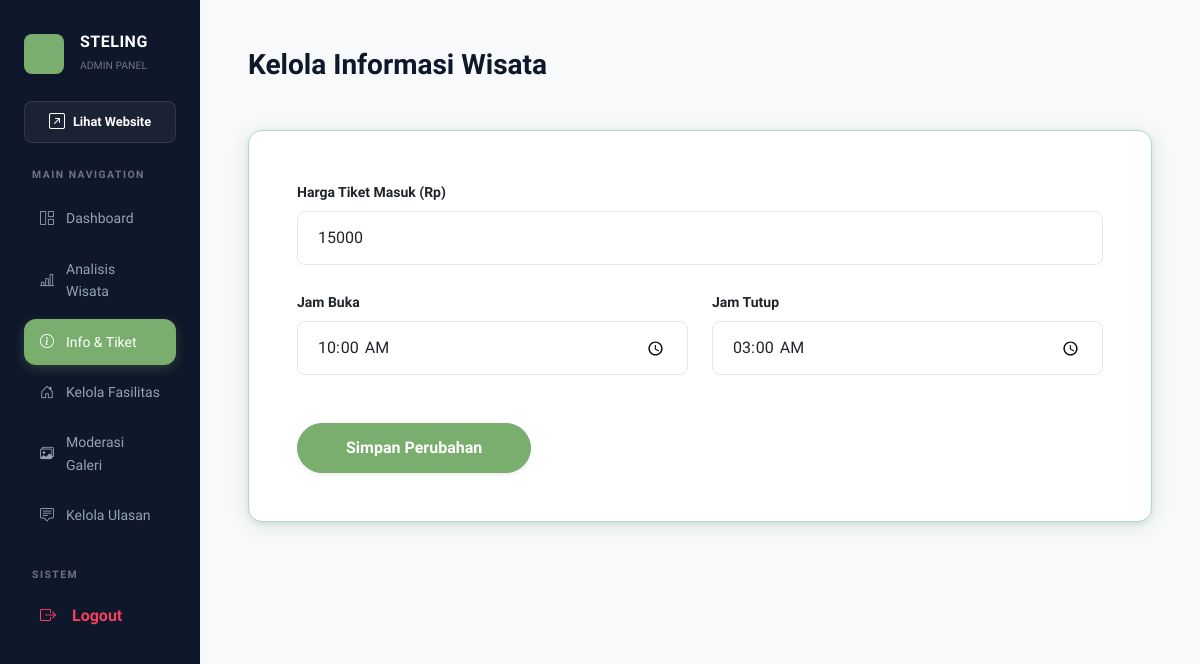
Before: /views/admin/kelola_informasi.php (signed in) with the older database file.
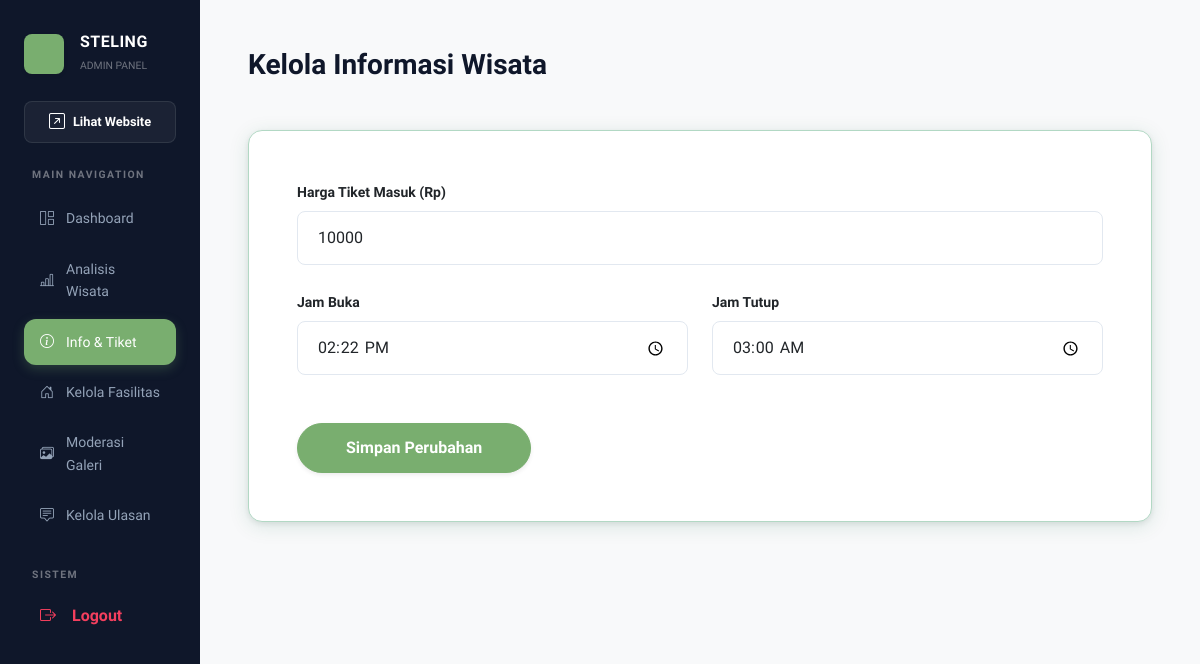
After: the same page with the newer database file.
### tables this page shows
CREATE TABLE `tb_informasi` (
  `id_info` int NOT NULL,
  `harga_tiket` int NOT NULL,
  `jam_buka` time NOT NULL,
  `jam_tutup` time NOT NULL,
  `deskripsi` text,
  `tata_tertib` text
);

### views/admin/kelola_informasi.php (the view, shortened to what this page needs)
<?php
include '../../config/koneksi.php';
$data = mysqli_fetch_assoc(mysqli_query($koneksi, "SELECT * FROM tb_informasi LIMIT 1"));
include '../templates/header.php';
?>
<link rel="stylesheet" href="https://cdnjs.cloudflare.com/ajax/libs/animate.css/4.1.1/animate.min.css"/>
<link rel="stylesheet" href="https://cdn.jsdelivr.net/npm/sweetalert2@11/dist/sweetalert2.min.css">
<div id="app-info" class="container-fluid px-0">
    <div class="row g-0">
        <?php include '../templates/sidebar_admin.php'; ?>
        <div class="col-md-10 p-5 bg-light min-vh-100">
            <h3 class="fw-bold mb-5 animate__animated animate__fadeInDown">Kelola Informasi Wisata</h3>
            <div class="card card-custom border-0 shadow-sm p-5 bg-white animate__animated animate__fadeInUp" style="animation-delay: 0.1s;">
                <form action="" method="POST">
                    <div class="row g-4">
                        <div class="col-md-12">
                            <label class="form-label fw-bold small">Harga Tiket Masuk (Rp)</label>
                            <input type="number" name="harga_tiket" class="form-control rounded-3 transition-input" value="<?php echo $data['harga_tiket']; ?>" required>
                        </div>
                        <div class="col-md-6">
                            <label class="form-label fw-bold small">Jam Buka</label>
                            <input type="time" name="jam_buka" class="form-control rounded-3 transition-input" value="<?php echo $data['jam_buka']; ?>" required>
                        </div>
                        <div class="col-md-6">
                            <label class="form-label fw-bold small">Jam Tutup</label>
                            <input type="time" name="jam_tutup" class="form-control rounded-3 transition-input" value="<?php echo $data['jam_tutup']; ?>" required>
                        </div>
                        <div class="col-md-12 mt-5">
                            <button type="submit" name="update" class="btn btn-primary-custom px-5 rounded-pill shadow-sm hover-scale">Simpan Perubahan</button>
                        </div>
                    </div>
                </form>
            </div>
        </div>
    </div>
</div>
<?php include '../templates/footer.php'; ?>

Changed rows visible on the page:
changed tb_informasi: harga_tiket "15000" → "10000"; jam_buka "10:00:00" → "14:22:00"
